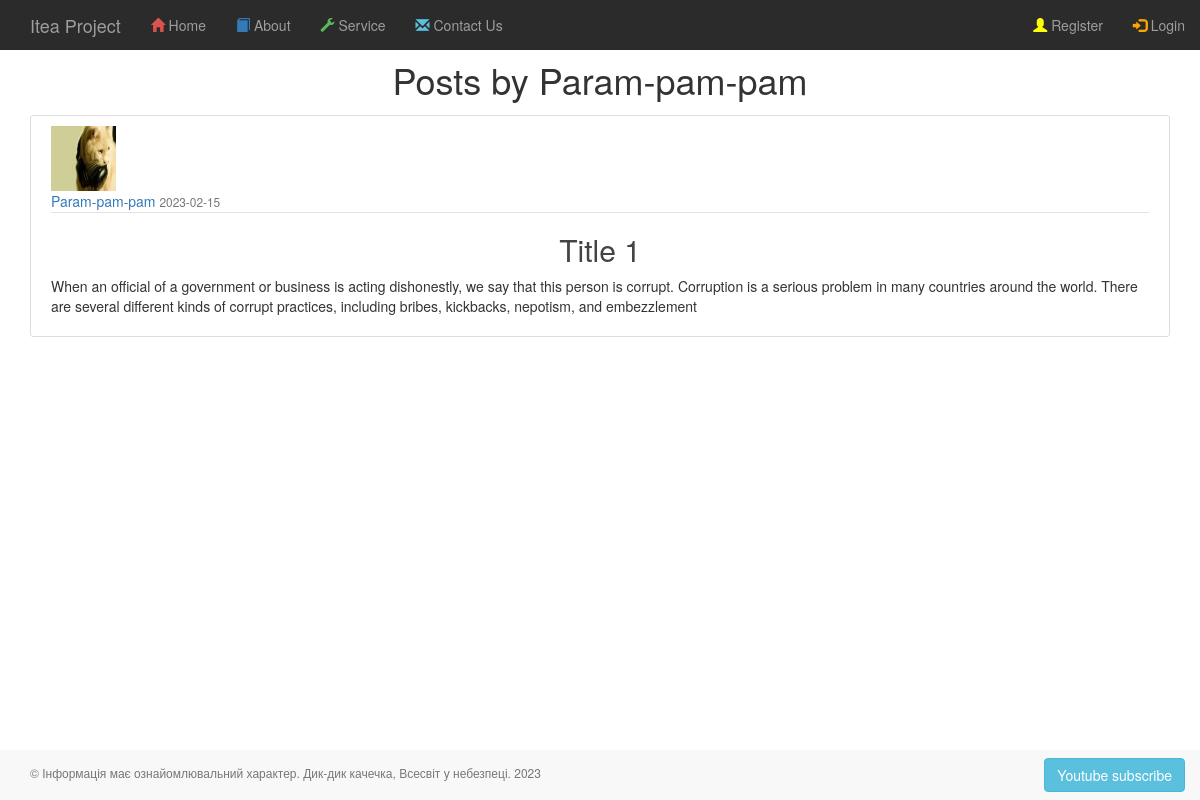
Page /posts/user/Param-pam-pam on the earlier database version.
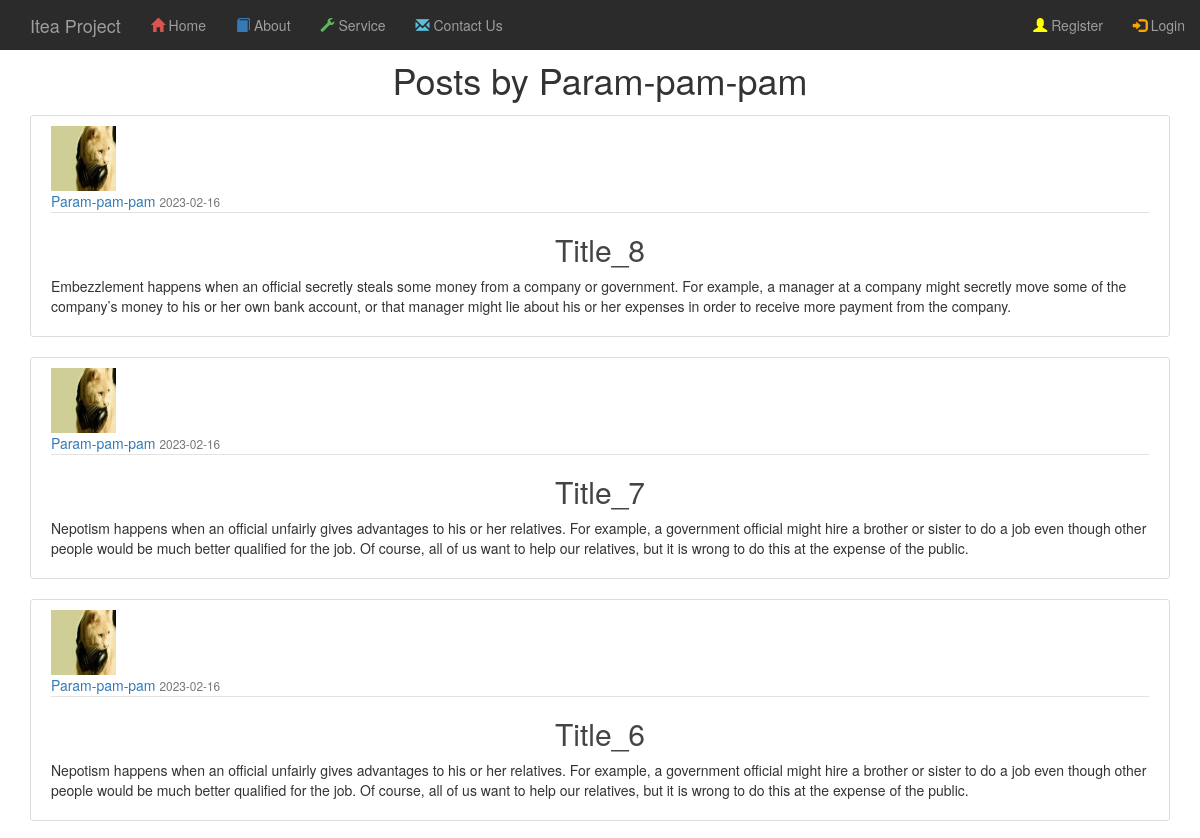
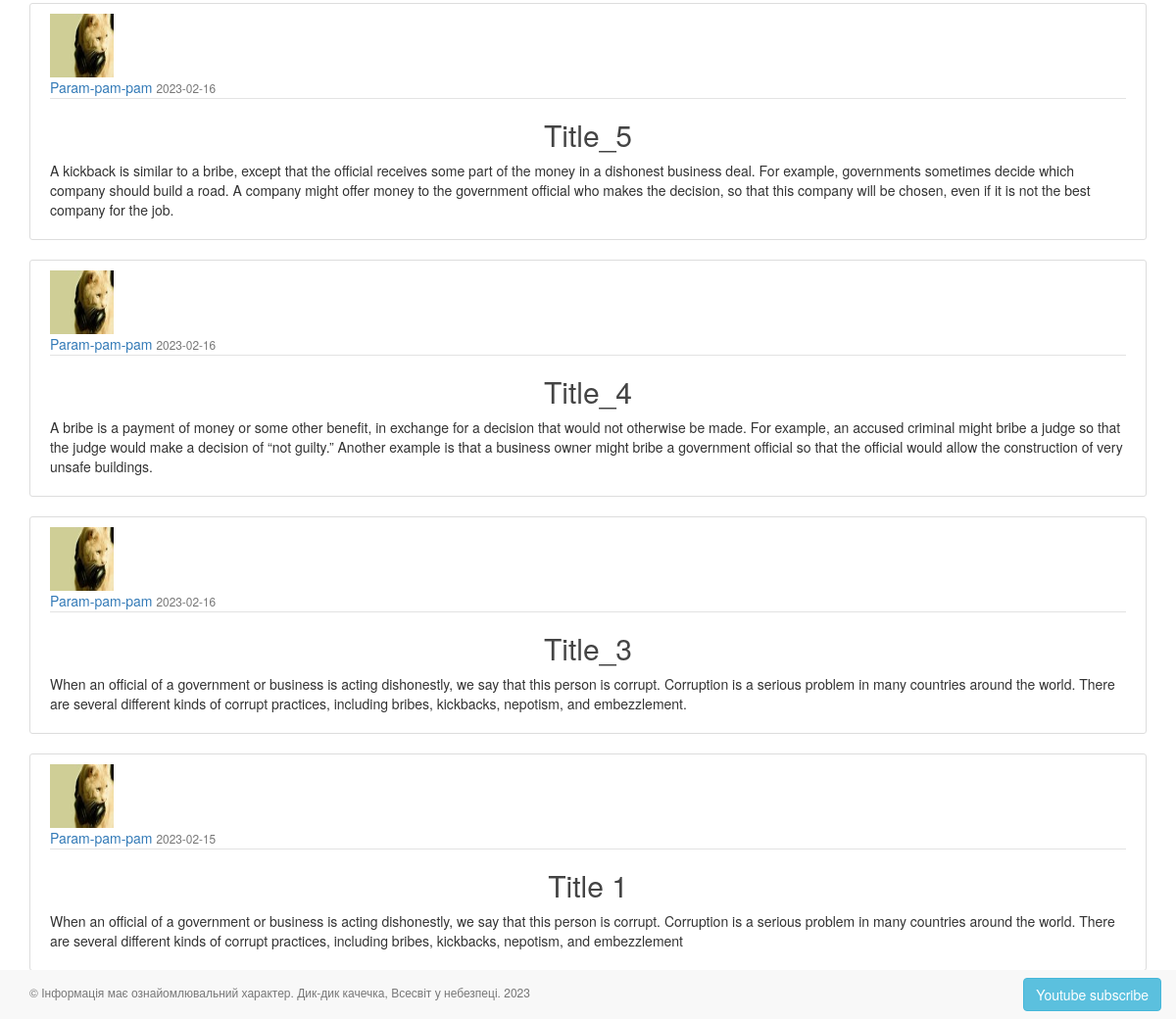
Same page on the later database version (2 pictures, top to bottom).
### app/auth/models.py (models this page shows, shortened)
class User(BaseModel, UserMixin):
    username = CharField(max_length=100)
    email = CharField(max_length=200, unique=True, index=True)
    __password_hash = CharField(max_length=128)
    last_visit = DateTimeField(default=datetime.datetime.now)
    role = ForeignKeyField(Role, backref='users')
    profile = ForeignKeyField(Profile)
    @property
    def password(self):
        raise AttributeError('password is not a valid attribute')

class Post(BaseModel):
    title = CharField(max_length=100)
    content = TextField(default="")
    date_posted = DateTimeField(default=datetime.datetime.utcnow)
    author = ForeignKeyField(User)

class Profile(BaseModel):
    avatar = CharField()
    info = TextField()
    city = CharField()
    age = IntegerField()

### app/posts/routes.py (the view)
@posts.route("/user/<string:username>")
def user_posts(username):
    user = User.select().where(User.username == username).first()
    if not user:
        abort(404)
    query = (Post
             .select()
             .where(Post.author == user)
             .order_by(Post.date_posted.desc()))
    return render_template('posts/user_posts.html',
                           title="title author",
                           user=user,
                           posts=query)

### app/templates/posts/user_posts.html
{% extends '_base.html' %}
{% block page_content %}
            <h1 class="mb-3">Posts by {{ user.username }}</h1>
    {% for post in posts %}
        <article class="media content-section">
            <img class="rounded-circle article-img"
                 src="{{ url_for('static', filename='profile_pics/' + post.author.profile.avatar) }}">
            <div class="media-body">
                <div class="article-metadata">
                    <a class="mr-2" href="{{ url_for('posts.user_posts', username=post.author.username) }}">
                        {{ post.author.username }}
                    </a>
                    <small class="text-muted">{{ post.date_posted.strftime('%Y-%m-%d') }}</small>
                </div>
                <h2>
                    <a class="article-title" href="{{ url_for('posts.post_func', post_id=post.id) }}">
                        {{ post.title }}
                    </a>
                </h2>
                <p class="article-content">{{ post.content }}</p>
            </div>
        </article>
    {% endfor %}
{% endblock page_content %}

### app/templates/_base.html (shortened to what this page needs)
{% extends 'bootstrap/base.html' %}
{% block head %}
    {{ super() }}
    <link type="text/css" href="{{ url_for('static', filename='css/styles_nav_top_bar.css') }}" rel="stylesheet"/>
    <link type="text/css" href="{{ url_for('static', filename='css/styles_blog.css') }}" rel="stylesheet"/>
    <link type="text/css" href="{{ url_for('static', filename='css/styles.css') }}" rel="stylesheet"/>
{% endblock head %}
{% block content %}
    {% include 'nav/nav-top-bar.html' %}
    <div id="content">
        <div class="container">
            <div class="page-header">
                {% block page_content %}{% endblock page_content %}
            </div>
        </div>
    </div>
    {% include 'nav/footer.html' %}
{% endblock content %}

### app/templates/nav/nav-top-bar.html (shortened to what this page needs)
<nav class="navbar-wrapper navbar-inverse navbar-fixed-top">
    <div class="container-fluid" >
        <div class="navbar-header">
            <a href="/" class="navbar-brand">Itea Project</a>
        </div>
        <div class="collapse navbar-collapse navHeaderCollapse">
            <ul class="nav navbar-nav">
                <li class=""><a href="/">
                    <span id="home_menu_icon_color" class="glyphicon glyphicon-home"></span> Home</a></li>
                <li class=""><a href="{{ url_for('main.about') }}">
                    <span id="training_menu_icon_color" class="glyphicon glyphicon-book"></span> About</a>
                </li>
                <li class=""><a href="#">
                    <span id="services_menu_icon_color" class="glyphicon glyphicon-wrench"></span> Service</a>
                </li>
                <li class=""><a href="#">
                    <span id="contact_us_menu_icon_color" class="glyphicon glyphicon-envelope"></span> Contact Us</a>
                </li>
            </ul>
            <ul class="nav navbar-nav navbar-right">
                {% if current_user.is_authenticated %}
                    <li><a class="nav-item nav-link" href="{{ url_for('posts.new_post') }}">New Post</a></li>
                    <li><a href="{{ url_for('auth.account') }}">
                        <span id="sign_up_menu_icon_color" class="glyphicon glyphicon-user"></span> Account</a></li>
                    <li><a href="{{ url_for('auth.logout') }}">
                        <span id="login_menu_icon_color" class="glyphicon glyphicon-log-in"></span> Logout</a></li>
                {% else %}
                    <li><a href="{{ url_for('auth.register') }}">
                        <span id="sign_up_menu_icon_color" class="glyphicon glyphicon-user"></span> Register</a></li>
                    <li><a href="{{ url_for('auth.login') }}">
                        <span id="login_menu_icon_color" class="glyphicon glyphicon-log-in"></span> Login</a></li>
                {% endif %}
            </ul>
        </div>
    </div>
</nav>

### app/templates/nav/footer.html
<footer>
  <div class="navbar-wrapper navbar-default navbar-fixed-bottom">
    <div class="container-fluid">
      <p class="navbar-text pull-left lead">
          &copy; Інформація має ознайомлювальний характер. Дик-дик качечка, Всесвіт у небезпеці.
          <span id="year"></span></p>
      <a class="navbar-btn btn btn-info pull-right" href="https://youtube.com">
          Youtube subscribe
      </a>
    </div>
  </div>
</footer>

### app/static/css/styles_nav_top_bar.css (style rules this page uses)
#home_menu_icon_color { color:#D9534F; }
#training_menu_icon_color { color:#337AB7; }
#services_menu_icon_color { color:#5CB85C }
#contact_us_menu_icon_color { color:#5BC0DE; }
#sign_up_menu_icon_color { color:yellow; }
#login_menu_icon_color { color:orange; }
.navbar-inverse { background-color: rgb(43, 43, 43); border-color: #405976; }

### app/static/css/styles_blog.css (style rules this page uses)
.content-section { background: #ffffff; padding: 10px 20px; border: 1px solid #dddddd; border-radius: 3px; margin-bottom: 20px; }
.article-title { color: #444444; }
.article-content { white-space: pre-line; }
.article-img { height: 65px; width: 65px; margin-right: 16px; }
.article-metadata { padding-bottom: 1px; margin-bottom: 4px; border-bottom: 1px solid #e3e3e3 }

### app/static/css/styles.css (style rules this page uses)
.page-header { padding-bottom: 9px; margin: 60px 0 20px; border-bottom: none; }
.lead { margin-bottom: 16px; font-size: 12px; font-weight: 300; line-height: 1.4; }
h1, h2, h3 { text-align: center; }

Differences in the rows shown:
added Post: avatar (picture), author.username "Param-pam-pam", date_posted "2023-02-16", title "Title_8", content "Embezzlement happens when an official secretly steals some money from a company or government. For example, a manager at a company might secretly move some of the company’s money to his or her own bank account, or that manager might lie about his or her expenses in order to receive more payment from the company."
added Post: avatar (picture), author.username "Param-pam-pam", date_posted "2023-02-16", title "Title_7", content "Nepotism happens when an official unfairly gives advantages to his or her relatives. For example, a government official might hire a brother or sister to do a job even though other people would be much better qualified for the job. Of course, all of us want to help our relatives, but it is wrong to do this at the expense of the public."
added Post: avatar (picture), author.username "Param-pam-pam", date_posted "2023-02-16", title "Title_6", content "Nepotism happens when an official unfairly gives advantages to his or her relatives. For example, a government official might hire a brother or sister to do a job even though other people would be much better qualified for the job. Of course, all of us want to help our relatives, but it is wrong to do this at the expense of the public."
added Post: avatar (picture), author.username "Param-pam-pam", date_posted "2023-02-16", title "Title_5", content "A kickback is similar to a bribe, except that the official receives some part of the money in a dishonest business deal. For example, governments sometimes decide which company should build a road. A company might offer money to the government official who makes the decision, so that this company will be chosen, even if it is not the best company for the job."
added Post: avatar (picture), author.username "Param-pam-pam", date_posted "2023-02-16", title "Title_4", content "A bribe is a payment of money or some other benefit, in exchange for a decision that would not otherwise be made. For example, an accused criminal might bribe a judge so that the judge would make a decision of “not guilty.” Another example is that a business owner might bribe a government official so that the official would allow the construction of very unsafe buildings."
added Post: avatar (picture), author.username "Param-pam-pam", date_posted "2023-02-16", title "Title_3", content "When an official of a government or business is acting dishonestly, we say that this person is corrupt. Corruption is a serious problem in many countries around the world. There are several different kinds of corrupt practices, including bribes, kickbacks, nepotism, and embezzlement."
